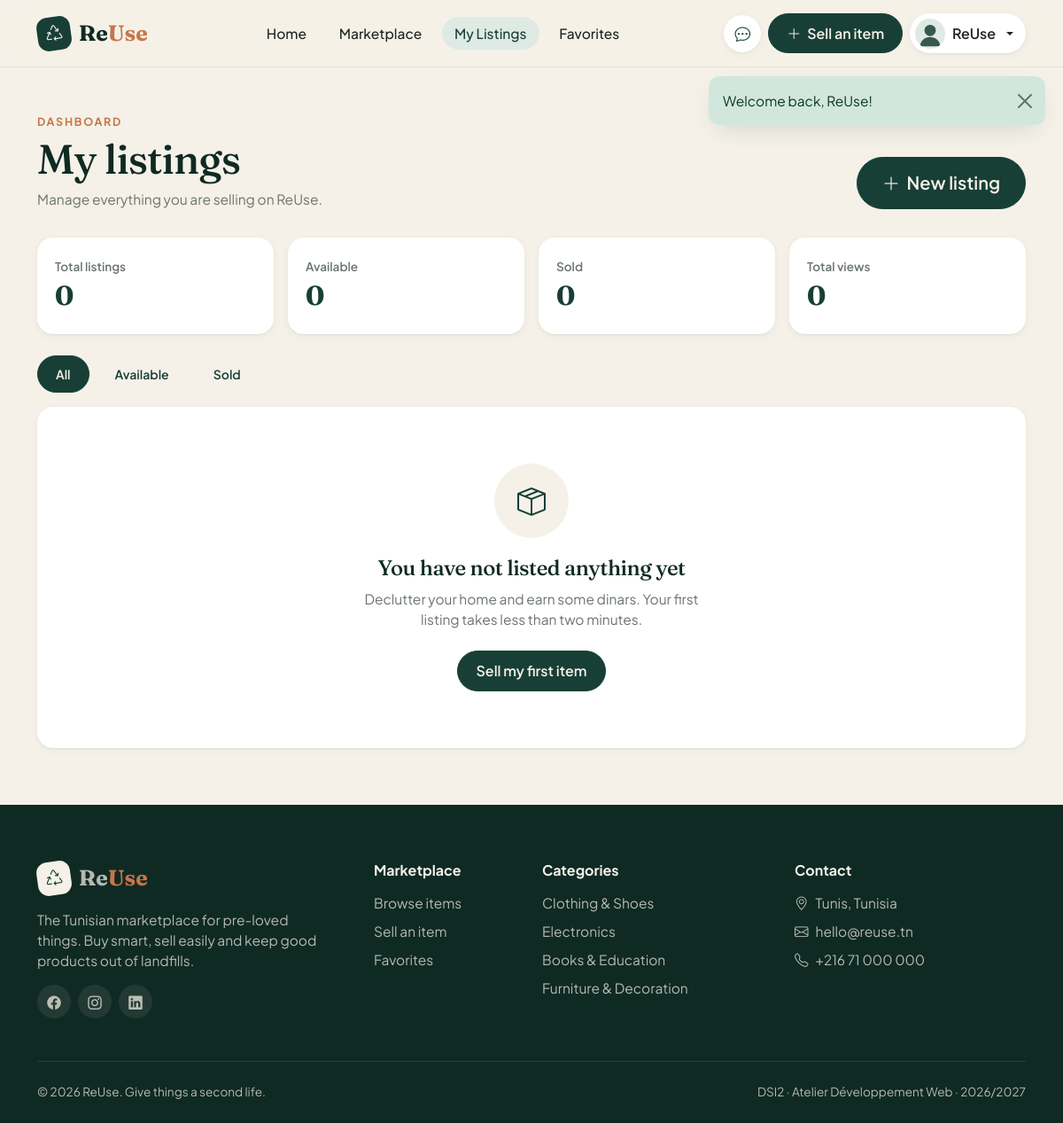
The page /my_listings.php (signed in) on the database its author committed.
### tables this page shows
CREATE TABLE users (
    id              INT UNSIGNED AUTO_INCREMENT PRIMARY KEY,
    full_name       VARCHAR(100)  NOT NULL,
    email           VARCHAR(150)  NOT NULL UNIQUE,
    password        VARCHAR(255)  NOT NULL,                
    phone           VARCHAR(20)   DEFAULT NULL,
    city            VARCHAR(60)   DEFAULT NULL,
    bio             VARCHAR(500)  DEFAULT NULL,
    profile_picture VARCHAR(255)  NOT NULL,                
    role            ENUM('user','admin') NOT NULL DEFAULT 'user',
    is_active       TINYINT(1)    NOT NULL DEFAULT 1,       
    created_at      TIMESTAMP     NOT NULL DEFAULT CURRENT_TIMESTAMP,
    updated_at      TIMESTAMP     NOT NULL DEFAULT CURRENT_TIMESTAMP ON UPDATE CURRENT_TIMESTAMP
);

CREATE TABLE categories (
    id          INT UNSIGNED AUTO_INCREMENT PRIMARY KEY,
    name        VARCHAR(80)  NOT NULL UNIQUE,
    slug        VARCHAR(80)  NOT NULL UNIQUE,
    icon        VARCHAR(50)  NOT NULL DEFAULT 'bi-box',    
    created_at  TIMESTAMP    NOT NULL DEFAULT CURRENT_TIMESTAMP
);

### includes/view.php (called while the page is built, shortened)
<?php
function render(string $view, array $data = [], string $layout = 'layout'): void
{
    $data['user']    = current_user();
    $data['unread']  = $data['user'] ? unread_messages_count() : 0;
    $data['current'] = basename($_SERVER['SCRIPT_NAME']);
    $data['flashes'] = get_flashes();
    extract($data);
    $content = ob_get_clean();
    require VIEWS_PATH . $layout . '.phtml';
}
function nav_active(string $file, string $current): string
{
    return $file === $current ? ' active' : '';
}
function e($value): string
{
    return htmlspecialchars((string) $value, ENT_QUOTES | ENT_SUBSTITUTE, 'UTF-8');
}
function url(string $path = ''): string
{
    return BASE_URL . ltrim($path, '/');
}
function get_flashes(): array
{
    $messages = $_SESSION['flash'] ?? [];
    return $messages;
}

### my_listings.php (called while the page is built, shortened)
<?php
$user = require_login();
$filter = in_array($_GET['status'] ?? '', ['available', 'sold'], true) ? $_GET['status'] : '';
$sql    = 'SELECT p.*, (SELECT COUNT(*) FROM favorites f WHERE f.product_id = p.id) AS fav_count
           FROM v_products p
           WHERE p.user_id = ?';
$params = [$user['id']];
$sql .= ' ORDER BY p.created_at DESC';
$stmt = db()->prepare($sql);
$stmt->execute($params);
$products = $stmt->fetchAll();
$stmt = db()->prepare(
    "SELECT COUNT(*) AS total,
            COALESCE(SUM(status = 'available'), 0) AS available,
            COALESCE(SUM(status = 'sold'), 0)      AS sold,
            COALESCE(SUM(views), 0)                AS views
     FROM products
     WHERE user_id = ?"
);
$stmt->execute([$user['id']]);
render('my_listings', [
    'pageTitle' => 'My Listings',
    'filter'    => $filter,
    'products'  => $products,
    's'         => $stmt->fetch(),
]);

### includes/auth.php (called while the page is built, shortened)
<?php
function is_logged_in(): bool
{
    return isset($_SESSION['user_id']);
}
function current_user(): ?array
{
    static $user = false;
    if ($user === false) {
        $user = null;
        if (is_logged_in()) {
            $stmt = db()->prepare('SELECT * FROM users WHERE id = ? AND is_active = 1');
            $stmt->execute([$_SESSION['user_id']]);
            $user = $stmt->fetch() ?: null;
        }
    }
    return $user;
}
function require_login(): array
{
    $user = current_user();
    return $user;
}

### config/database.php (called while the page is built, shortened)
<?php
function db(): PDO
{
    static $pdo = null;
    if ($pdo === null) {
        $dsn = 'mysql:host=' . DB_HOST . ';port=' . DB_PORT . ';dbname=' . DB_NAME . ';charset=utf8mb4';
        try {
            $pdo = new PDO($dsn, DB_USER, DB_PASS, [
                PDO::ATTR_ERRMODE            => PDO::ERRMODE_EXCEPTION,
                PDO::ATTR_DEFAULT_FETCH_MODE => PDO::FETCH_ASSOC,
                PDO::ATTR_EMULATE_PREPARES   => false,
            ]);
            $pdo->exec("SET time_zone = '" . date('P') . "'");
        } catch (PDOException $e) {
            http_response_code(500);
            exit('<h2 style="font-family:sans-serif;color:#183F35">Database connection failed.</h2>'
               . '<p style="font-family:sans-serif">Start MySQL in XAMPP and import <b>database.sql</b> in phpMyAdmin.</p>');
        }
    }
    return $pdo;
}

### includes/format.php (called while the page is built, shortened)
<?php
function avatar_url(?string $file): string
{
    return url('assets/images/default-avatar.svg');
}

### includes/products.php (called while the page is built, shortened)
<?php
function get_categories(): array
{
    static $categories = null;
    if ($categories === null) {
        $categories = db()->query('SELECT * FROM categories ORDER BY id')->fetchAll();
    }
    return $categories;
}

### views/layout.phtml (the view, shortened to what this page needs)
<!DOCTYPE html>
<html lang="en">
<head>
    <link href="<?= url('assets/vendor/bootstrap/bootstrap.min.css') ?>" rel="stylesheet">
    <link href="<?= url('assets/vendor/bootstrap-icons/bootstrap-icons.min.css') ?>" rel="stylesheet">
    <link href="<?= url('assets/css/style.css') ?>" rel="stylesheet">
</head>
<body class="<?= e($bodyClass ?? '') ?>">
<nav class="navbar navbar-expand-lg site-nav sticky-top">
    <div class="container">
        <a class="navbar-brand brand" href="<?= url('index.php') ?>">
            <span class="brand-mark"><i class="bi bi-recycle"></i></span>
            <span>Re<span class="brand-accent">Use</span></span>
        </a>
        <div class="collapse navbar-collapse" id="mainNav">
            <ul class="navbar-nav mx-auto gap-lg-2">
                <li class="nav-item"><a class="nav-link<?= nav_active('index.php', $current) ?>" href="<?= url('index.php') ?>">Home</a></li>
                <li class="nav-item"><a class="nav-link<?= nav_active('marketplace.php', $current) ?>" href="<?= url('marketplace.php') ?>">Marketplace</a></li>
                <?php if ($user): ?>
                    <li class="nav-item"><a class="nav-link<?= nav_active('my_listings.php', $current) ?>" href="<?= url('my_listings.php') ?>">My Listings</a></li>
                    <li class="nav-item"><a class="nav-link<?= nav_active('favorites.php', $current) ?>" href="<?= url('favorites.php') ?>">Favorites</a></li>
                <?php else: ?>
                    <li class="nav-item"><a class="nav-link" href="<?= url('index.php#how') ?>">How it works</a></li>
                <?php endif; ?>
            </ul>
            <div class="d-flex align-items-lg-center flex-column flex-lg-row gap-2 py-3 py-lg-0">
                <?php if ($user): ?>
                    <a href="<?= url('messages.php') ?>" class="icon-btn position-relative" title="Messages">
                        <i class="bi bi-chat-dots"></i>
                    </a>
                    <a href="<?= url('add_product.php') ?>" class="btn btn-brand"><i class="bi bi-plus-lg me-1"></i> Sell an item</a>
                    <div class="dropdown">
                        <button class="btn user-chip dropdown-toggle" data-bs-toggle="dropdown" aria-expanded="false">
                            <img src="<?= avatar_url($user['profile_picture']) ?>" alt="" class="avatar-sm">
                            <span class="d-lg-none d-xl-inline"><?= e(explode(' ', $user['full_name'])[0]) ?></span>
                        </button>
                    </div>
                <?php else: ?>
                    <a href="<?= url('login.php') ?>" class="btn btn-ghost">Log in</a>
                    <a href="<?= url('register.php') ?>" class="btn btn-brand">Join ReUse</a>
                <?php endif; ?>
            </div>
        </div>
    </div>
</nav>
<?php if ($flashes): ?>
    <div class="flash-stack">
        <?php foreach ($flashes as $f): ?>
            <div class="alert alert-<?= e($f['type']) ?> alert-dismissible fade show shadow-soft" role="alert">
                <?= e($f['message']) ?>
                <button type="button" class="btn-close" data-bs-dismiss="alert" aria-label="Close"></button>
            </div>
        <?php endforeach; ?>
    </div>
<?php endif; ?>
<main>
<?= $content ?>
</main>
<footer class="site-footer">
    <div class="container">
        <div class="row g-4">
            <div class="col-lg-4">
                <a class="brand brand-light mb-3 d-inline-flex" href="<?= url('index.php') ?>">
                    <span class="brand-mark"><i class="bi bi-recycle"></i></span>
                    <span>Re<span class="brand-accent">Use</span></span>
                </a>
                <p class="footer-text">The Tunisian marketplace for pre-loved things. Buy smart, sell easily and keep good products out of landfills.</p>
                <div class="d-flex gap-2">
                    <a href="#" class="social" aria-label="Facebook"><i class="bi bi-facebook"></i></a>
                    <a href="#" class="social" aria-label="Instagram"><i class="bi bi-instagram"></i></a>
                    <a href="#" class="social" aria-label="LinkedIn"><i class="bi bi-linkedin"></i></a>
                </div>
            </div>
            <div class="col-6 col-lg-2">
                <h6>Marketplace</h6>
                <ul>
                    <li><a href="<?= url('marketplace.php') ?>">Browse items</a></li>
                    <li><a href="<?= url('add_product.php') ?>">Sell an item</a></li>
                    <li><a href="<?= url('favorites.php') ?>">Favorites</a></li>
                </ul>
            </div>
            <div class="col-6 col-lg-3">
                <h6>Categories</h6>
                <ul>
                    <?php foreach (array_slice(get_categories(), 0, 4) as $c): ?>
                        <li><a href="<?= url('marketplace.php?category=' . (int) $c['id']) ?>"><?= e($c['name']) ?></a></li>
                    <?php endforeach; ?>
                </ul>
            </div>
            <div class="col-lg-3">
                <h6>Contact</h6>
                <ul>
                    <li><i class="bi bi-geo-alt me-2"></i>Tunis, Tunisia</li>
                    <li><i class="bi bi-envelope me-2"></i>hello@reuse.tn</li>
                    <li><i class="bi bi-telephone me-2"></i>+216 71 000 000</li>
                </ul>
            </div>
        </div>
        <div class="footer-bottom">
            <span>&copy; <?= date('Y') ?> ReUse. Give things a second life.</span>
            <span>DSI2 · Atelier Développement Web · 2026/2027</span>
        </div>
    </div>
</footer>
</body>
</html>

### assets/css/style.css (style rules this page uses)
:root { --green-900: #0f2a23; --green-800: #183F35; --green-700: #22564a; --green-500: #3f7f6d; --green-100: #dfeae4; --cream: #F5F1E8; --cream-200: #ece5d6; --sand: #d9c9a8; --terracotta:#c8754a; --ink: #1d2622; --muted: #6b746f; --white: #ffffff; --radius: 18px; --radius-sm: 12px; --shadow-sm: 0 1px 2px rgba(24, 63, 53, .06), 0 2px 8px rgba(24, 63, 53, .05); --shadow: 0 10px 30px -12px rgba(24, 63, 53, .22); --shadow-lg: 0 24px 50px -20px rgba(24, 63, 53, .35); --ease: cubic-bezier(.2, .8, .2, 1); --font-display: 'Fraunces', Georgia, serif; --font-body: 'Plus Jakarta Sans', system-ui, -apple-system, sans-serif; }
html { scroll-behavior: smooth; }
body { background: var(--cream); color: var(--ink); font-family: var(--font-body); font-size: 15.5px; -webkit-font-smoothing: antialiased; display: flex; flex-direction: column; min-height: 100vh; }
main { flex: 1; }
a { color: var(--green-800); text-decoration: none; }
.shadow-soft { box-shadow: var(--shadow) !important; border: 0; }
.btn { border-radius: 999px; font-weight: 600; padding: .6rem 1.25rem; transition: all .25s var(--ease); }
.btn-brand { background: var(--green-800); color: var(--cream); border: 1px solid var(--green-800); }
.site-nav { background: rgba(245, 241, 232, .86); backdrop-filter: saturate(160%) blur(14px); -webkit-backdrop-filter: saturate(160%) blur(14px); border-bottom: 1px solid rgba(24, 63, 53, .08); padding: .85rem 0; }
.brand { display: inline-flex; align-items: center; gap: .55rem; font-family: var(--font-display); font-weight: 700; font-size: 1.55rem; color: var(--green-900); }
.brand-mark { width: 38px; height: 38px; border-radius: 12px; display: grid; place-items: center; background: var(--green-800); color: var(--cream); font-size: 1.15rem; transform: rotate(-8deg); transition: transform .4s var(--ease); }
.brand-accent { color: var(--terracotta); }
.brand-light, .brand-light:hover { color: var(--cream); }
.brand-light .brand-mark { background: var(--cream); color: var(--green-800); }
.site-nav .nav-link { font-weight: 500; color: var(--ink); padding: .45rem .9rem !important; border-radius: 999px; transition: all .2s; }
.site-nav .nav-link.active { color: var(--green-800); background: var(--green-100); }
.icon-btn { width: 42px; height: 42px; border-radius: 50%; display: inline-grid; place-items: center; color: var(--green-800); background: #fff; box-shadow: var(--shadow-sm); font-size: 1.1rem; transition: all .2s; }
.user-chip { display: inline-flex; align-items: center; gap: .5rem; background: #fff; padding: .3rem .8rem .3rem .3rem; box-shadow: var(--shadow-sm); }
.avatar-sm { width: 34px; height: 34px; border-radius: 50%; object-fit: cover; }
.flash-stack { position: fixed; top: 86px; right: 20px; z-index: 1080; width: min(380px, calc(100% - 40px)); }
.flash-stack .alert { border-radius: var(--radius-sm); animation: slideIn .4s var(--ease); }
.site-footer { background: var(--green-900); color: rgba(245, 241, 232, .72); padding: 4rem 0 1.5rem; margin-top: 4rem; }
.site-footer h6 { color: var(--cream); font-weight: 700; margin-bottom: 1rem; }
.site-footer ul { list-style: none; padding: 0; margin: 0; }
.site-footer li { margin-bottom: .55rem; }
.site-footer a { color: rgba(245, 241, 232, .72); transition: color .2s; }
.footer-text { max-width: 330px; }
.social { width: 38px; height: 38px; border-radius: 50%; display: grid; place-items: center; background: rgba(245, 241, 232, .08); }
.footer-bottom { border-top: 1px solid rgba(245, 241, 232, .1); margin-top: 3rem; padding-top: 1.5rem; display: flex; justify-content: space-between; flex-wrap: wrap; gap: .5rem; font-size: .85rem; }

### rows shown on the page
users: full_name "ReUse"
categories: name "Clothing & Shoes"
categories: name "Electronics"
categories: name "Books & Education"
categories: name "Furniture & Decoration"

### other values the page prints
$f['message'] "Welcome back, ReUse!"
$s['total'] "0"
$s['available'] "0"
$s['sold'] "0"
$s['views'] "0"
$label "All"
$label "Available"
$label "Sold"
